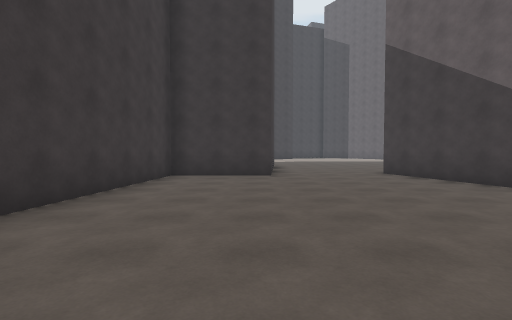
view 1 (above)

22 first-person views from a walk through a scene from a Unity 3-D project. The camera is 1.4 m above the floor, tilts 2° down and sees 85° across. The floor is counted in squares, 2 m on a side. Each view is taken from the middle of a square. On the plan, view 1 faces up. The plan holds only what a view shows up to about 9 squares ahead; the rest is blank. The place goes on beyond the plan. The player character is not drawn.

view 2
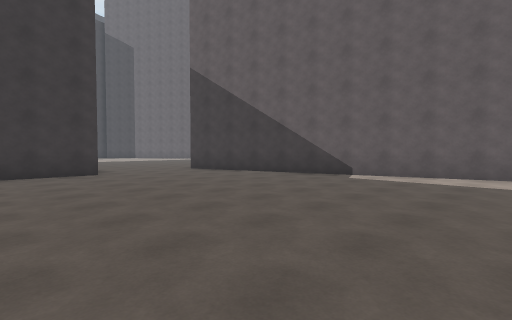

view 3
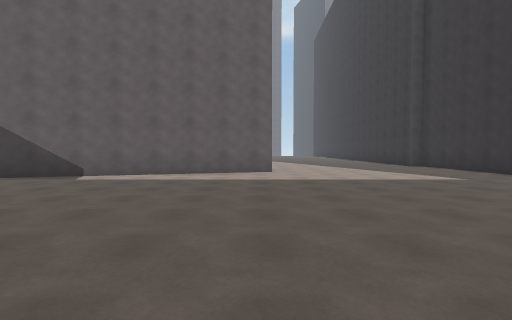

view 4
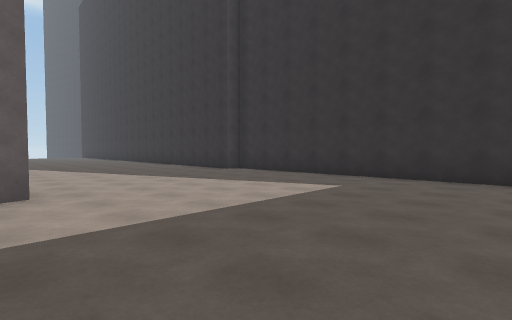

view 5
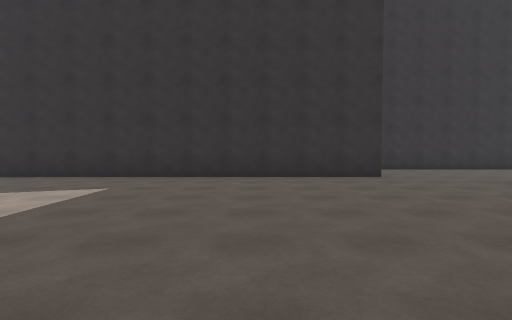

view 6
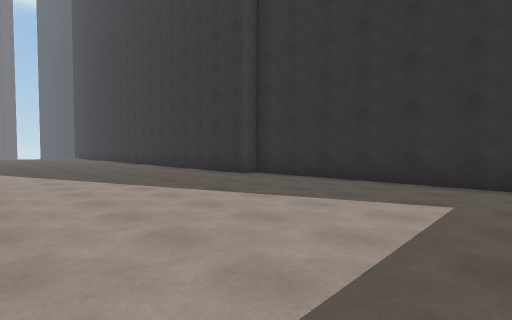

view 7
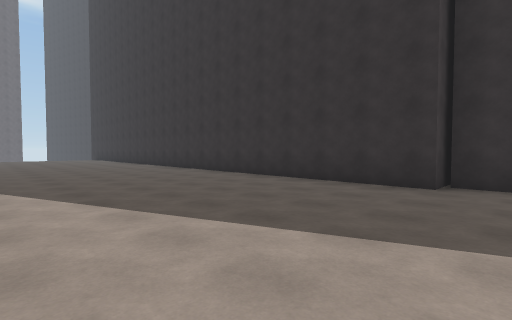

view 8
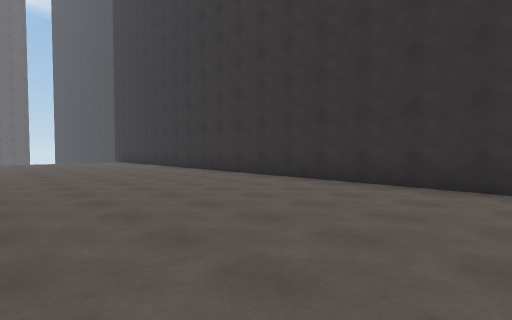

view 9
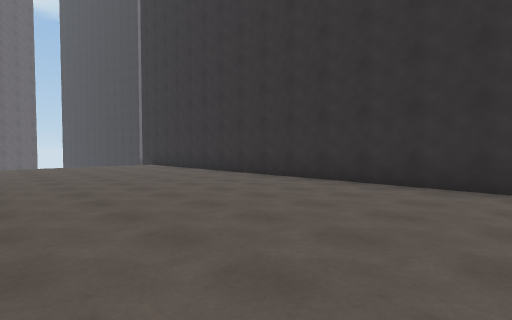

view 10
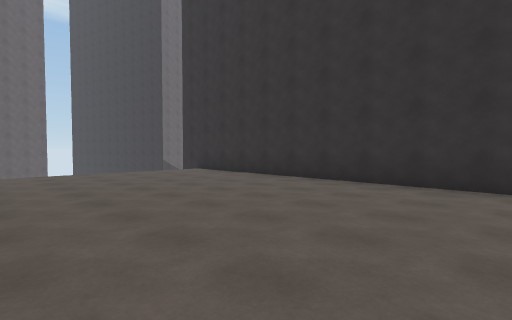

view 11
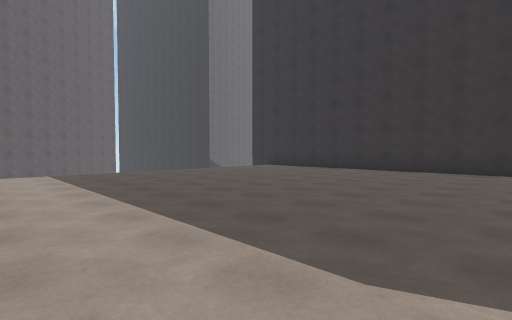

view 12
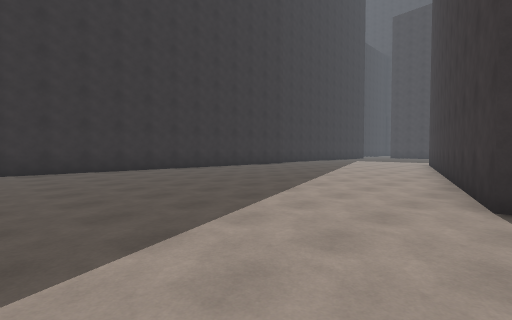

view 13
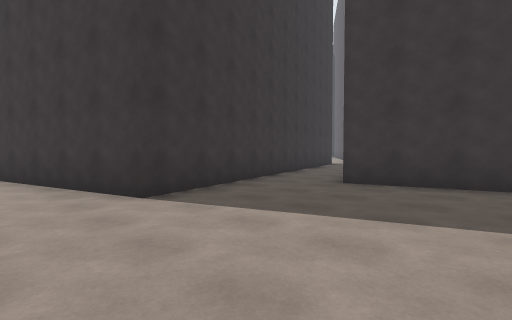

view 14
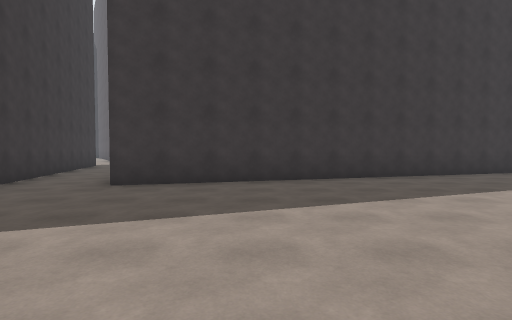

view 15
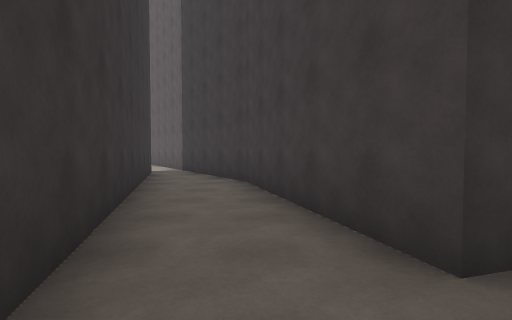

view 16
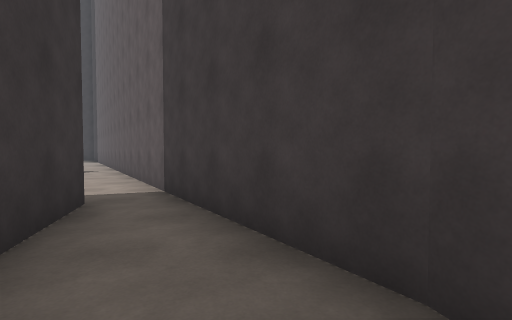

view 17
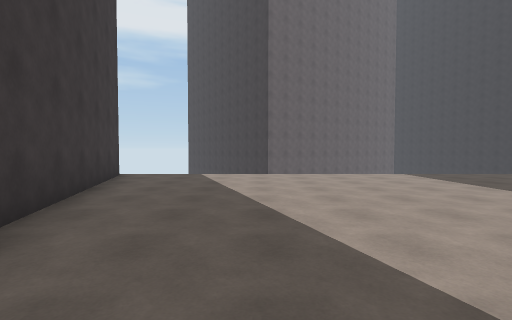

view 18
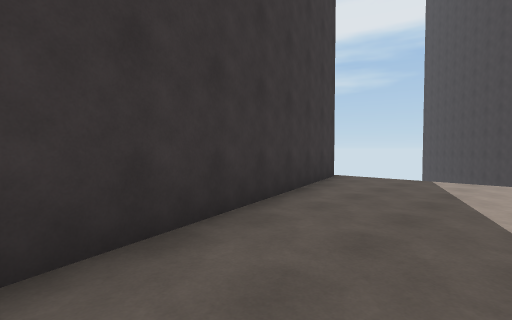

view 19
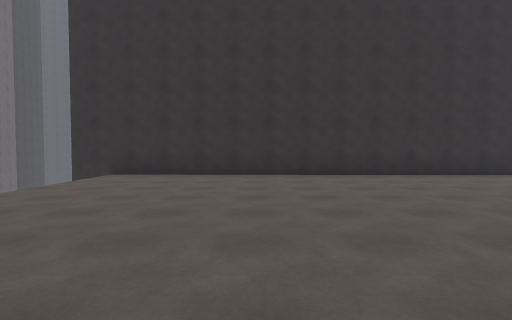

view 20
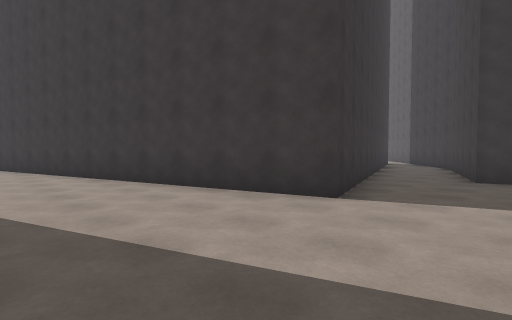

view 21
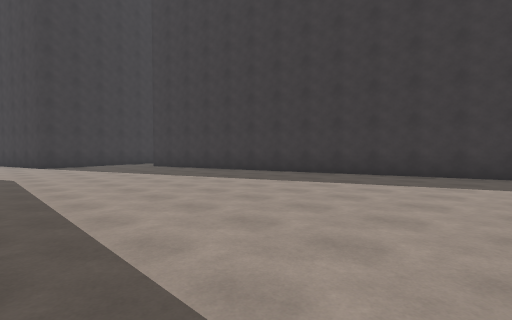

view 22
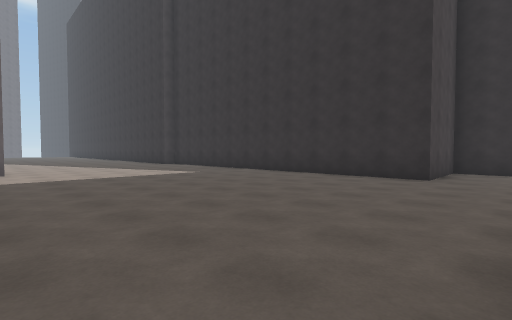

### Floor plan
Points are (right, up) in squares from view 1. A wall is a line through its corners. A room is listed if a view was taken in it or the views show most of it. See-through windows are left out.
Room 1 (views 1, 2, 3, 4, 5, 6, 7, 8, 9, 10, 11, 12, 13, 14, 15, 17, 18, 19, 20, 21, 22)
walls: (7.1, -2.6) (3.8, 8.4); (17, 4.3) (18, 0.7) (8, -2.2); (10.2, -9.9) (10.2, -8.7) (32.3, -9); (0.5, 7.7) (-2.3, 7.7) (-2.7, 2.9); (-1.3, -11.6) (-1.3, -9.3) (10.1, -9.2); (30.9, 7.9) (19.1, 4.5)
ways out: opening at (18, 4) to room 3; opening at (2, 7); opening at (31, 8)
Room 2 (view 16)
walls: (18.2, 7.8) (17.8, 9.2) (16.1, 11.8); (14.8, 11.7) (16.1, 7.2)
ways out: opening at (17, 7) to room 3
Room 3 (no view inside)
walls: (16.1, 7.2) (17, 4.3); (19.1, 4.5) (18.2, 7.8)
ways out: opening at (18, 4) to room 1; opening at (17, 7) to room 2

Where each view was taken, in squares from view 1:
view 1: 0 up, 0 right, facing up
view 2: 1 down, 2 left, facing up-right
view 3: 2 down, 2 left, facing right
view 4: 2 down, 2 right, facing down-right
view 5: 2 down, 2 right, facing down
view 6: 3 down, 4 right, facing down-right
view 7: 3 down, 9 right, facing down-right
view 8: 3 down, 14 right, facing down-right
view 9: 3 down, 18 right, facing down-right
view 10: 3 down, 22 right, facing down-right
view 11: 1 up, 22 right, facing down-right
view 12: 1 up, 22 right, facing down-left
view 13: 1 down, 22 right, facing up-left
view 14: 1 down, 22 right, facing up
view 15: 3 up, 18 right, facing up
view 16: 8 up, 17 right, facing up
view 17: 4 up, 23 right, facing right
view 18: 4 up, 24 right, facing up-right
view 19: 1 down, 27 right, facing down
view 20: 3 down, 20 right, facing up-left
view 21: 1 down, 31 right, facing up-left
view 22: 2 down, 3 left, facing down-right
